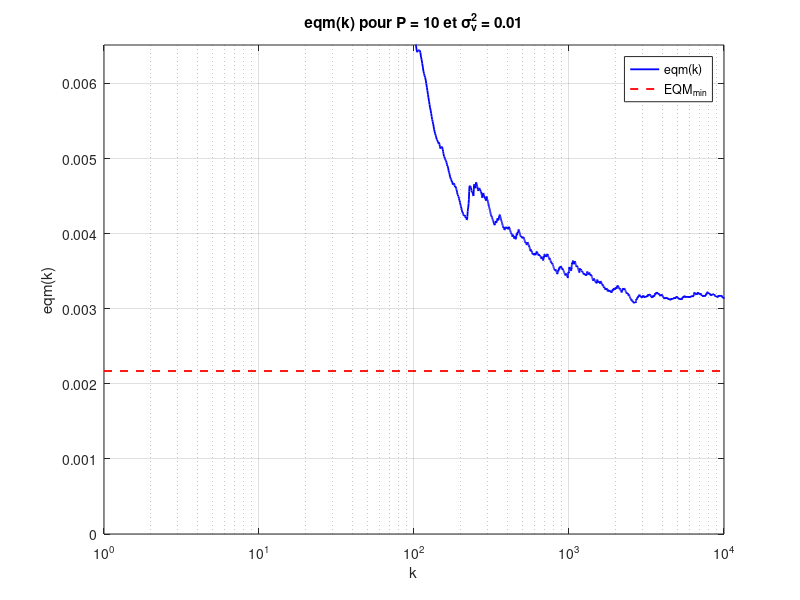
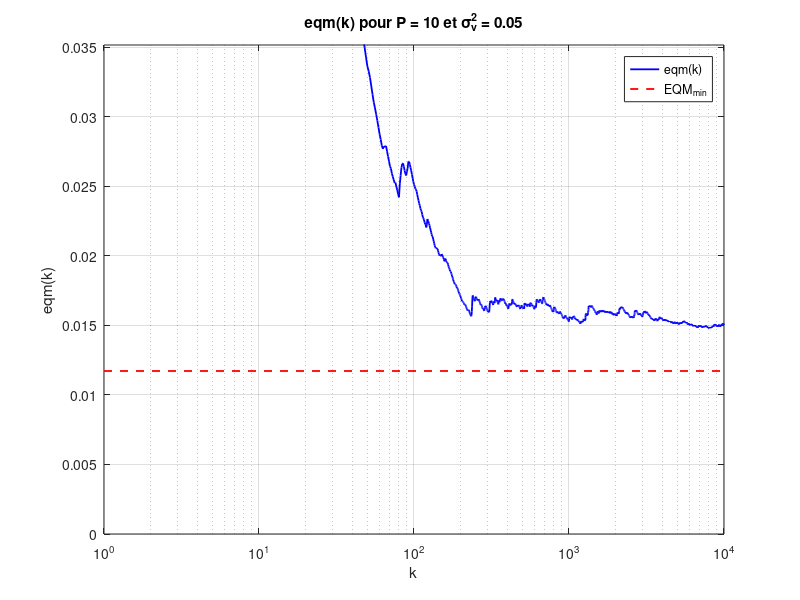
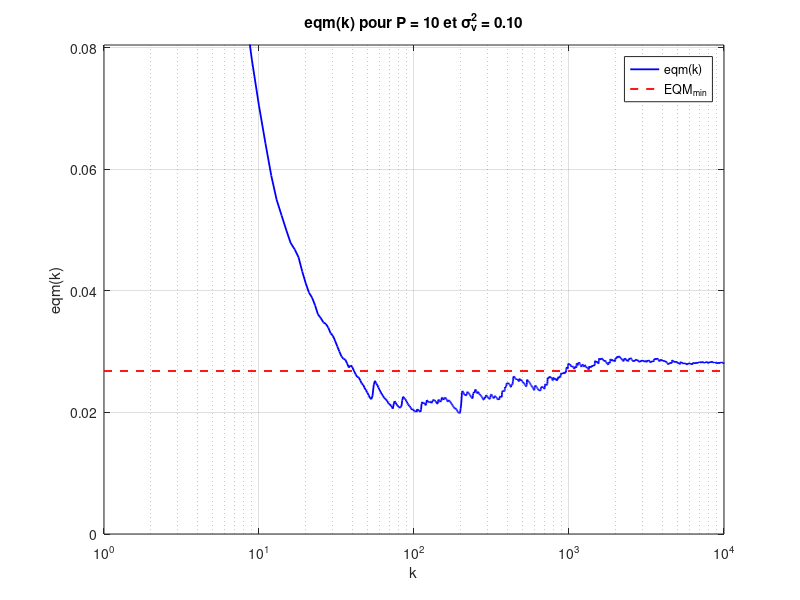
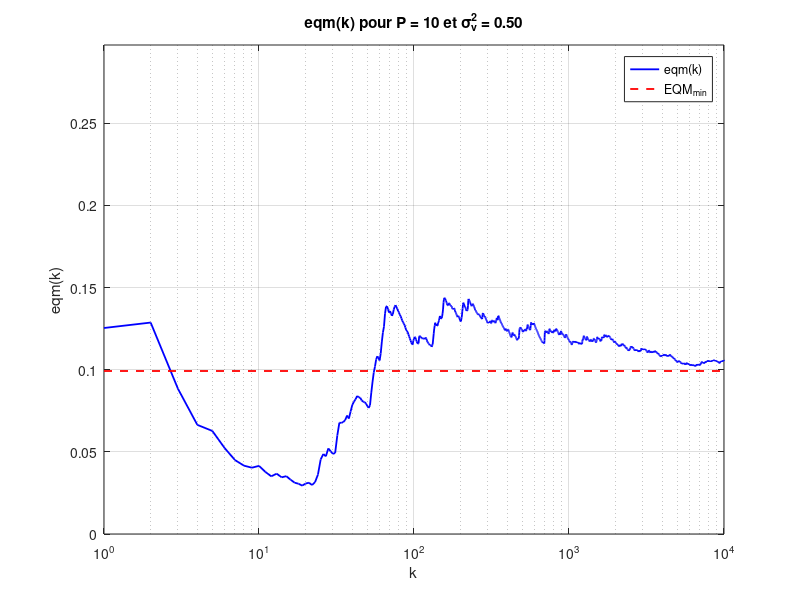

MATLAB code for these plots, in order:
%% Partie 2 - Question (d) : influence de sigv2 pour P = 10
clear; clc; close all;

% Parametres
N     = 1e4;
n     = (1:N)';
w0    = 0.05*pi;
phi   = pi/4;
P     = 10;
sigList = [0.01 0.05 0.1 0.5 1];
nS    = length(sigList);

% Signal propre
d = sin(n*w0 + phi);

EQM    = zeros(N, nS);
EQMmin = zeros(1, nS);

for s = 1:nS
    % Signal bruite pour cette valeur de sigv2
    x = d + sqrt(sigList(s))*randn(N,1);

    % Filtre de Wiener
    rx = xcorr(x, P-1, 'biased'); rx = rx(P:end);
    rd = xcorr(d, P-1, 'biased'); rd = rd(P:end);
    wopt = toeplitz(rx) \ rd;
    dhat = filter(wopt, 1, x);

    % eqm(k) calculee en ligne
    S = 0;
    for k = 1:N
        S        = S + (d(k) - dhat(k))^2;
        EQM(k,s) = S / k;
    end
    EQMmin(s) = rd(1) - wopt' * rd;
    fprintf('sigv2 = %.2f : EQM_min = %.4f | eqm(N) = %.4f\n', sigList(s), EQMmin(s), EQM(N,s));
end

% Figures 27 a 31 : une figure par sigv2
for s = 1:nS
    figure;
    plot(1:N, EQM(:,s), 'b', 'LineWidth', 1.3); hold on;
    plot([1 N], [EQMmin(s) EQMmin(s)], 'r--', 'LineWidth', 1.3);
    set(gca, 'XScale', 'log'); grid on;
    ylim([0 3*EQMmin(s)]);
    xlabel('k'); ylabel('eqm(k)');
    title(sprintf('eqm(k) pour P = 10 et \\sigma_v^2 = %.2f', sigList(s)));
    legend('eqm(k)', 'EQM_{min}', 'Location', 'best');
    saveas(gcf, sprintf('fig%d.png', 26+s));      % fig27 a fig31
end

% Figure 32 : comparaison (axes log)
col = lines(nS);
figure; hold on;
for s = 1:nS
    h(s) = plot(1:N, EQM(:,s), 'Color', col(s,:), 'LineWidth', 1.3);
    plot([1 N], [EQMmin(s) EQMmin(s)], '--', 'Color', col(s,:), 'LineWidth', 1);
end
set(gca, 'XScale', 'log', 'YScale', 'log'); grid on;
ylim([0.5*min(EQMmin) 3*max(EQMmin)]);
xlabel('k'); ylabel('eqm(k)');
title('eqm(k) pour P = 10 et différentes valeurs de \sigma_v^2');
legend(h, arrayfun(@(v) sprintf('\\sigma_v^2 = %.2f', v), sigList, 'UniformOutput', false), 'Location', 'best');
saveas(gcf, 'fig32.png');
